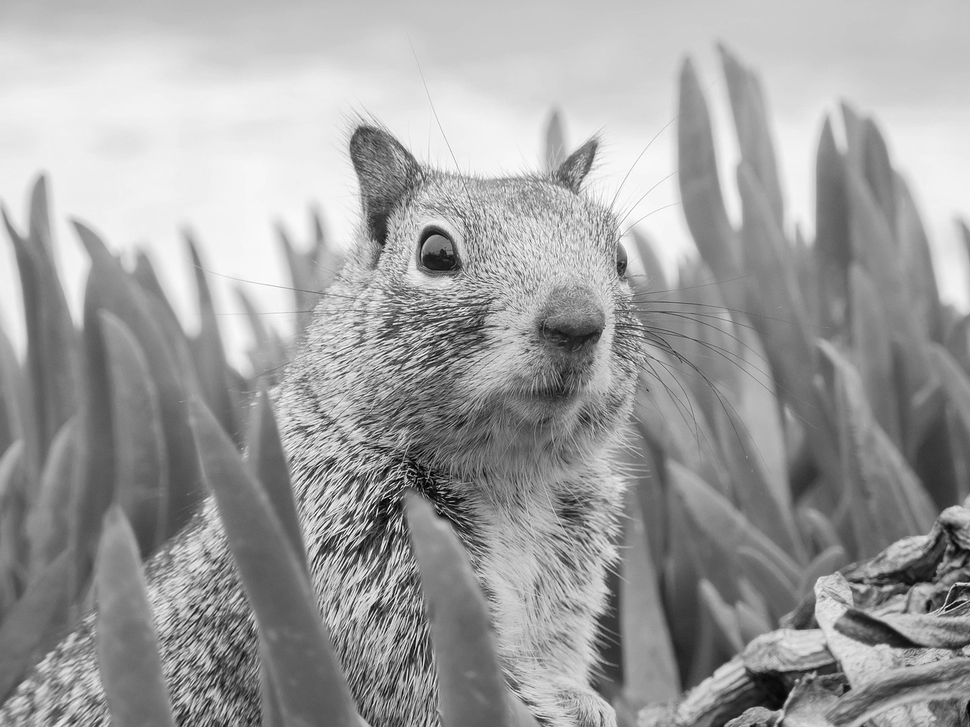
#> input picture LV5-20230525/example_grayscale.png, 970 x 727 px, shrunk from 1280 x 960 before the run
$ python skripta_5_2.py
#> lines starting #> are read from the running program, lines starting #| are printed output that depends on the picture
import numpy as np
import matplotlib.pyplot as plt
import matplotlib.image as image
from sklearn.cluster import KMeans

# ucitaj sliku
img = image.imread("example_grayscale.png")
#> img is the input picture: shape (727, 970) float32; min 0, max 1, mean 0.624

# prikazi sliku
plt.figure()
plt.title('Original image')
plt.imshow(img, cmap='gray')
plt.show()


# TODO: predstavi sliku kao vektor

#rows,cols,colors = img.shape # gives dimensions for RGB array
#img_size = rows*cols
#img_1D_vector = img.reshape(img_size)

(h,w) = img.shape
#> h = 727; w = 970
img_array = img.reshape(h*w,1)

plt.imshow(img) # followed by
plt.show() # to show the first image, then

# TODO: primijeni K-means na vektor (sliku)

n_colors = 3
kmeans = KMeans(n_clusters=n_colors, random_state=0).fit(img_array)

# TODO: zamijeni svjetlinu svakog piksela s najblizim centrom

img_approx= kmeans.predict(img_array)
img_approx= img_approx.astype(np.float32)

for i in range(0,n_colors):
    img_approx[img_approx==i] = kmeans.cluster_centers_[i]

    img_approx = img_approx.reshape(h,w)
#> this loop made 3 passes
#> pass 1, `img_approx = img_approx.reshape(h,w)`:
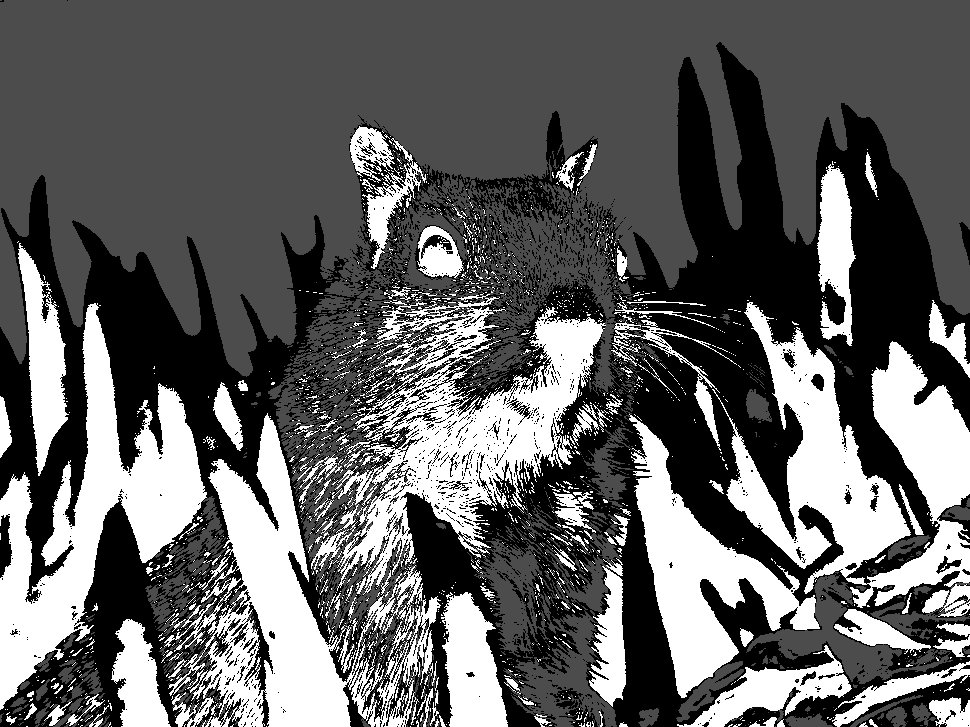
#> img_approx: shape (727, 970) float32; min 0.571, max 2, mean 1.12; drawn with min black and max white
#> pass 2, `img_approx = img_approx.reshape(h,w)`:
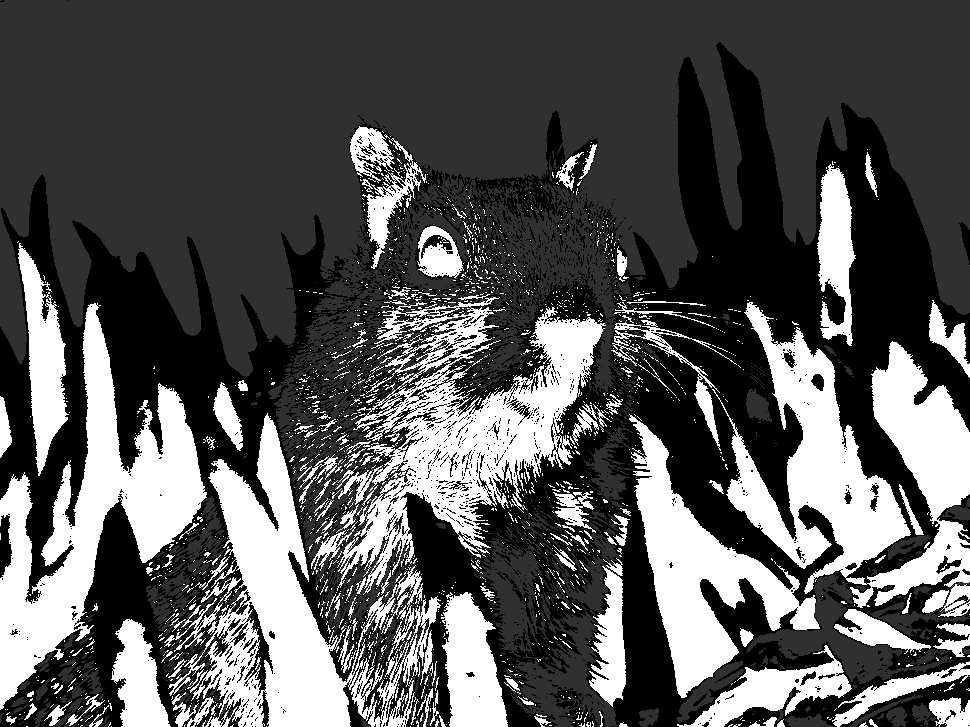
#> img_approx: shape (727, 970) float32; min 0.571, max 2, mean 1.06; drawn with min black and max white
#> pass 3, `img_approx = img_approx.reshape(h,w)`:
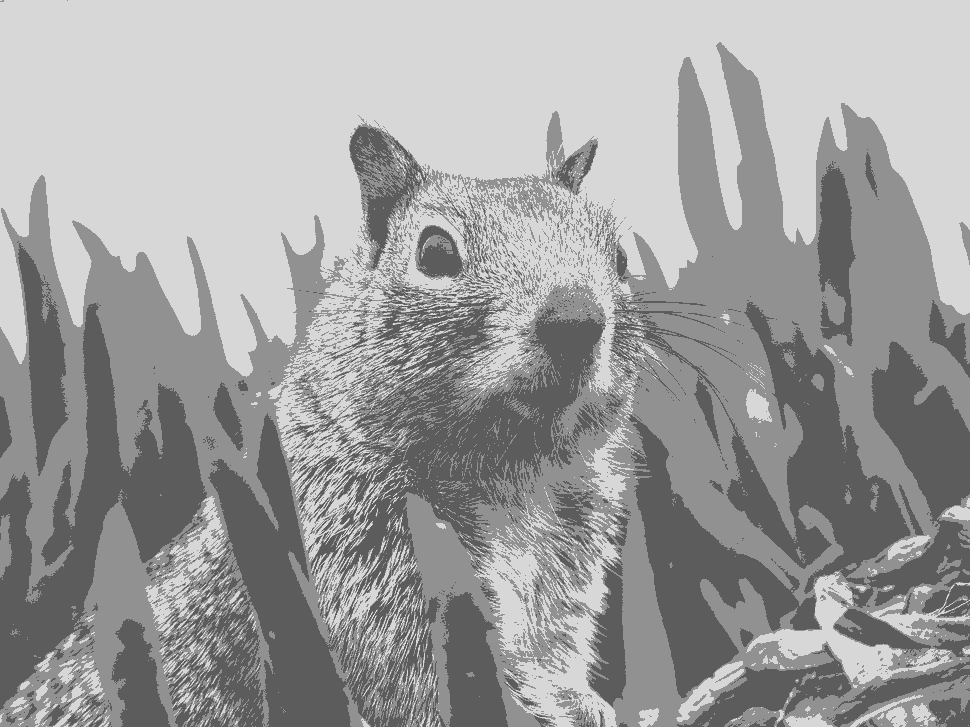
#> img_approx: shape (727, 970) float32; min 0.365, max 0.846, mean 0.624


# TODO: prikazi dobivenu aproksimaciju (sliku)
plt.figure()
plt.subplot(1,2,1)
plt.title('Input image')
plt.imshow(img, cmap='gray')
plt.subplot(1,2,2)
plt.title('Compressed image')
plt.imshow(img_approx, cmap='gray')
plt.show()
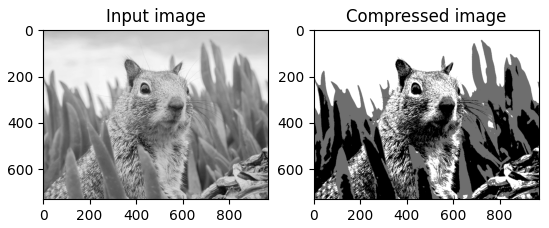
#> figure drawn by matplotlib, 2 panels
